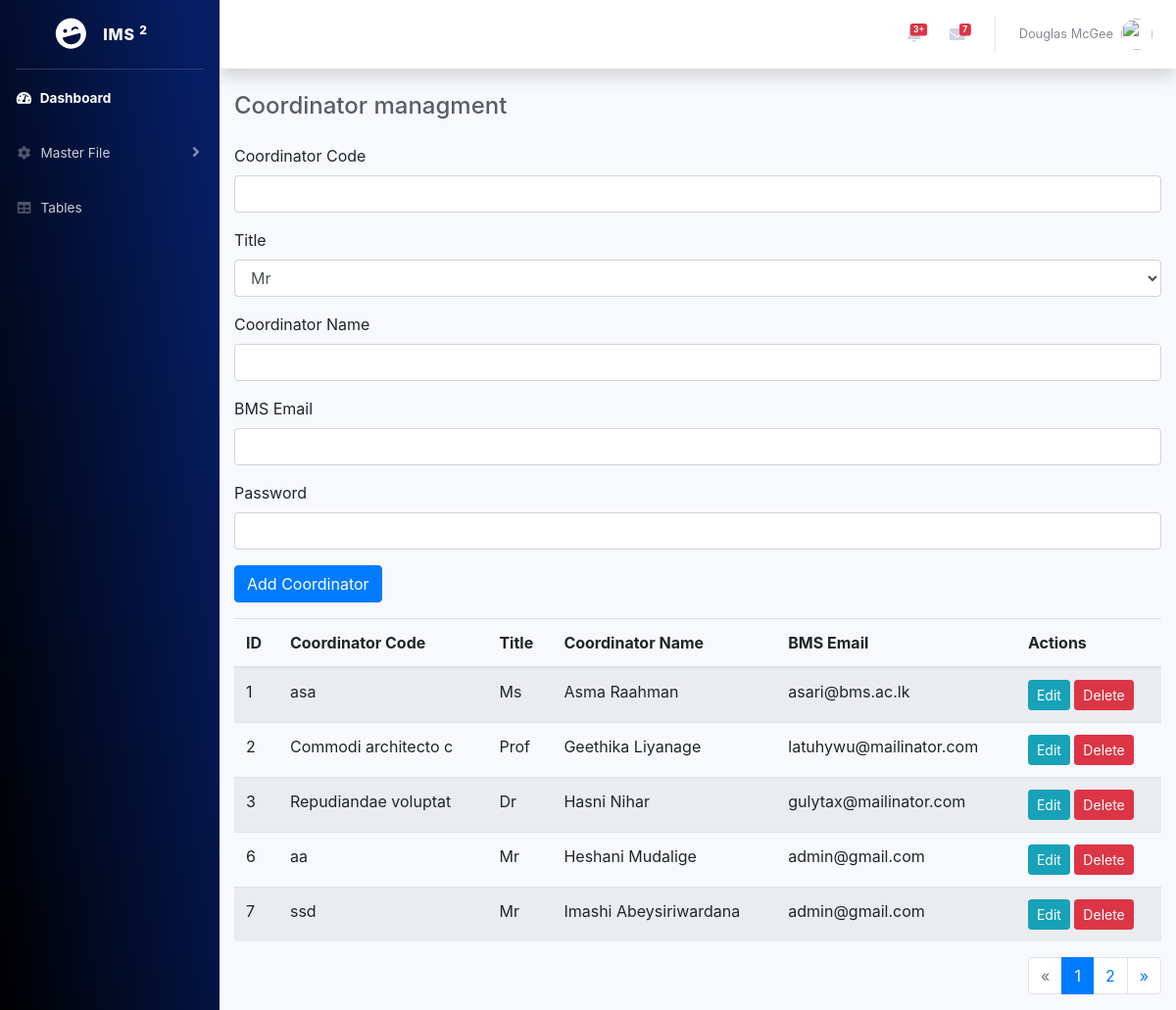
Page /create_coordinators.php on the committed database.
### tables this page shows
CREATE TABLE `coordinator_table` (
  `id` int(11) NOT NULL,
  `coordinator_code` varchar(50) NOT NULL,
  `title` enum('Mr','Mrs','Ms','Dr','Prof') NOT NULL,
  `coordinator_name` varchar(100) NOT NULL,
  `bms_email` varchar(100) NOT NULL,
  `password_hash` varchar(255) NOT NULL
);

### create_coordinators.php (the view, shortened to what this page needs)
<?php
include("database/connection.php");
include("includes/header.php");
$results_per_page = 5;
$page = isset($_GET['page']) ? (int)$_GET['page'] : 1;
$start = ($page - 1) * $results_per_page;
$sql = "SELECT * FROM coordinator_table LIMIT $start, $results_per_page";
$result = $conn->query($sql);
$sql_total = "SELECT COUNT(*) as total FROM coordinator_table";
$result_total = $conn->query($sql_total);
$total_rows = $result_total->fetch_assoc()['total'];
$total_pages = ceil($total_rows / $results_per_page);
?>
<div id="wrapper">
    <?php include("nav.php"); ?>
    <div id="content-wrapper" class="d-flex flex-column">
        <div id="content">
            <?php include("includes/topnav.php"); ?>
            <div class="container-fluid">
                <div class="d-sm-flex align-items-center justify-content-between mb-4">
                    <h4 class="h4 mb-0 text-gray-800">Coordinator managment</h4>
                </div>
                <form action="" method="post" class="mb-3">
            <div class="form-group">
                <label for="coordinator_code">Coordinator Code</label>
                <input type="text" class="form-control" id="coordinator_code" name="coordinator_code" required>
            </div>
            <div class="form-group">
                <label for="title">Title</label>
                <select class="form-control" id="title" name="title" required>
                    <option value="Mr">Mr</option>
                </select>
            </div>
            <div class="form-group">
                <label for="coordinator_name">Coordinator Name</label>
                <input type="text" class="form-control" id="coordinator_name" name="coordinator_name" required>
            </div>
            <div class="form-group">
                <label for="bms_email">BMS Email</label>
                <input type="email" class="form-control" id="bms_email" name="bms_email" required>
            </div>
            <div class="form-group">
                <label for="password">Password</label>
                <input type="password" class="form-control" id="password" name="password" required>
            </div>
            <button type="submit" name="add_coordinator" class="btn btn-primary">Add Coordinator</button>
        </form>
        <table class="table table-striped">
            <thead>
                <tr>
                    <th>ID</th>
                    <th>Coordinator Code</th>
                    <th>Title</th>
                    <th>Coordinator Name</th>
                    <th>BMS Email</th>
                    <th>Actions</th>
                </tr>
            </thead>
            <tbody>
                <?php while ($row = $result->fetch_assoc()): ?>
                    <tr>
                        <td><?php echo $row['id']; ?></td>
                        <td><?php echo htmlspecialchars($row['coordinator_code']); ?></td>
                        <td><?php echo htmlspecialchars($row['title']); ?></td>
                        <td><?php echo htmlspecialchars($row['coordinator_name']); ?></td>
                        <td><?php echo htmlspecialchars($row['bms_email']); ?></td>
                        <td>
                            <button class="btn btn-info btn-sm" data-toggle="modal" data-target="#editModal" data-id="<?php echo $row['id']; ?>" data-coordinator_code="<?php echo htmlspecialchars($row['coordinator_code']); ?>" data-title="<?php echo htmlspecialchars($row['title']); ?>" data-coordinator_name="<?php echo htmlspecialchars($row['coordinator_name']); ?>" data-bms_email="<?php echo htmlspecialchars($row['bms_email']); ?>">Edit</button>
                            <form action="" method="post" class="d-inline">
                                <button type="submit" name="delete_coordinator" class="btn btn-danger btn-sm">Delete</button>
                            </form>
                        </td>
                    </tr>
                <?php endwhile; ?>
            </tbody>
        </table>
        <nav aria-label="Page navigation">
            <ul class="pagination justify-content-end">
                <li class="page-item <?php if ($page <= 1) echo 'disabled'; ?>">
                    <a class="page-link" href="?page=<?php echo $page - 1; ?>" aria-label="Previous">
                        <span aria-hidden="true">&laquo;</span>
                    </a>
                </li>
                <?php for ($i = 1; $i <= $total_pages; $i++): ?>
                    <li class="page-item <?php if ($i == $page) echo 'active'; ?>">
                        <a class="page-link" href="?page=<?php echo $i; ?>"><?php echo $i; ?></a>
                    </li>
                <?php endfor; ?>
                <li class="page-item <?php if ($page >= $total_pages) echo 'disabled'; ?>">
                    <a class="page-link" href="?page=<?php echo $page + 1; ?>" aria-label="Next">
                        <span aria-hidden="true">&raquo;</span>
                    </a>
                </li>
            </ul>
        </nav>
            </div>
        </div>
    </div>
</div>
</body>
</html>

### rows in the picture
coordinator_table: id "1", coordinator_code "asa", title "Ms", coordinator_name "Asma Raahman", bms_email "asari@bms.ac.lk"
coordinator_table: id "2", coordinator_code "Commodi architecto c", title "Prof", coordinator_name "Geethika Liyanage", bms_email "latuhywu@mailinator.com"
coordinator_table: id "3", coordinator_code "Repudiandae voluptat", title "Dr", coordinator_name "Hasni Nihar", bms_email "gulytax@mailinator.com"
coordinator_table: id "6", coordinator_code "aa", title "Mr", coordinator_name "Heshani Mudalige", bms_email "admin@gmail.com"
coordinator_table: id "7", coordinator_code "ssd", title "Mr", coordinator_name "Imashi Abeysiriwardana", bms_email "admin@gmail.com"
